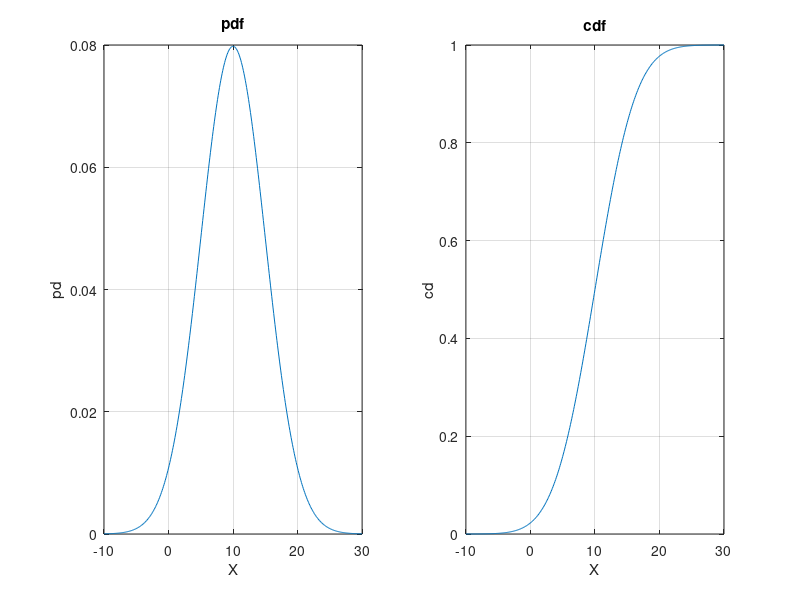

Recreate this plot in MATLAB.
clc;clear;close all; 
s = 5; m = 10; % s: 標準偏差, m:平均
x = m-4*s:0.1:m+4*s; %xの範囲[μ-4σ,μ+4σ]
pdf = normpdf(x,m,s); %確率密度 
cdf = normcdf(x,m,s); %分布関数 

subplot(1,2,1);
plot(x,pdf);xlabel('X');
ylabel('pd');grid on; 
title('pdf');

subplot(1,2,2);
plot(x,cdf);xlabel('X');
ylabel('cd');grid on; 
title('cdf');
